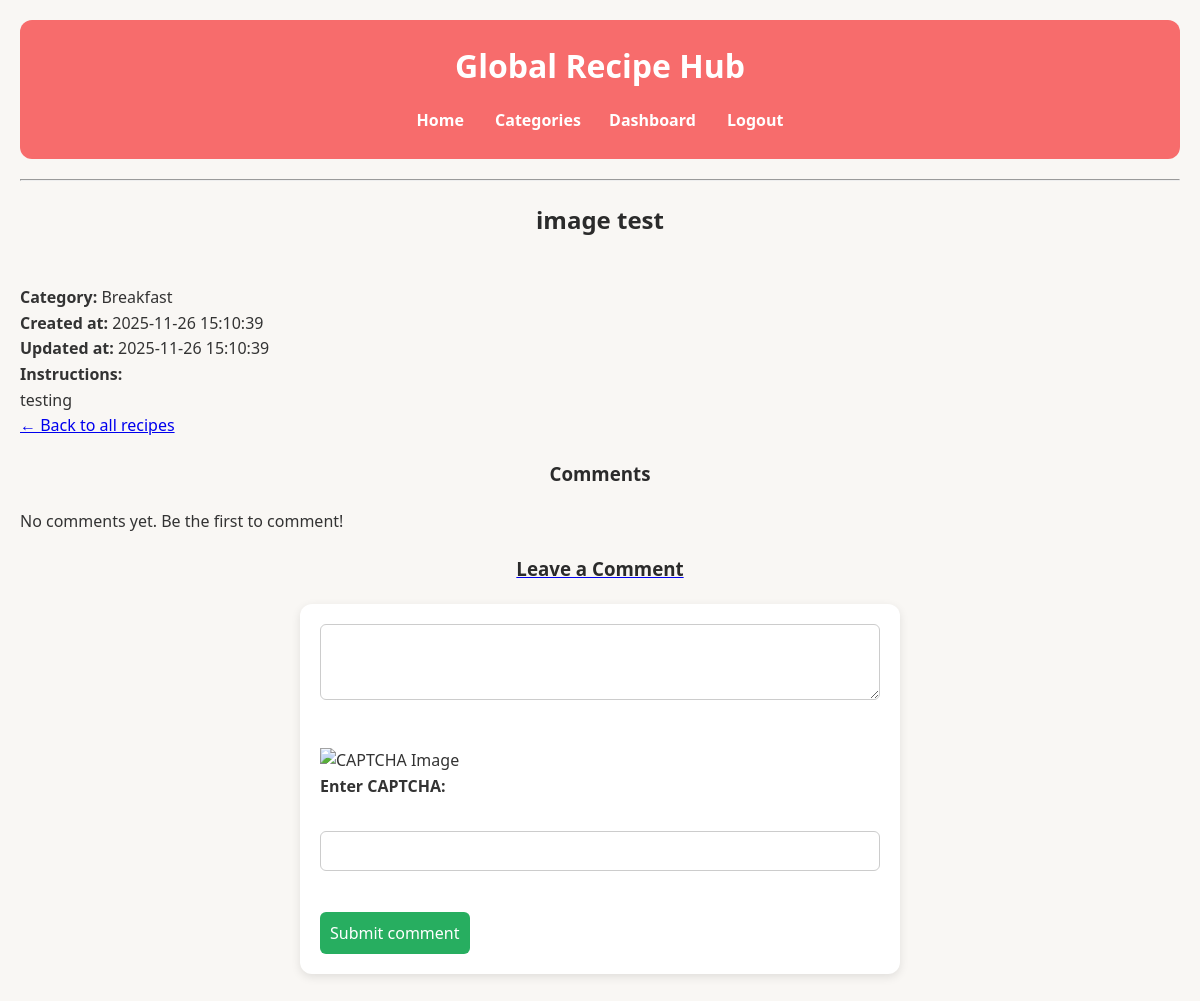
Screenshot of /post.php?id=1662 (signed in) with the database file from the repository.
### tables this page shows
CREATE TABLE `meals` (
  `meal_id` int(11) NOT NULL,
  `meal_name` varchar(255) NOT NULL,
  `category_id` int(11) DEFAULT NULL,
  `region` varchar(100) DEFAULT NULL,
  `instructions` text DEFAULT NULL,
  `image_url` varchar(300) DEFAULT NULL,
  `created_at` timestamp NOT NULL DEFAULT current_timestamp() ON UPDATE current_timestamp(),
  `updated_at` timestamp NOT NULL DEFAULT current_timestamp()
);

CREATE TABLE `categories` (
  `category_id` int(11) NOT NULL,
  `category_name` varchar(50) NOT NULL,
  `description` varchar(300) NOT NULL
);

### post.php (the view, shortened to what this page needs)
<?php
include 'header.php';
require 'connect.php';
$id = $_GET['id'] ?? null;
?>
<?php
$statement = $db->prepare("SELECT meals.*, categories.category_name AS category
FROM meals JOIN categories ON meals.category_id = categories.category_id WHERE meals.meal_id = ?");
$statement->execute([$id]); $recipe = $statement->fetch(PDO::FETCH_ASSOC);
?>
<h2><?= htmlspecialchars($recipe['meal_name']) ?></h2> <img src="<?= htmlspecialchars($recipe['image_url']) ?>" width="300">
<p><strong>Category:</strong> <?= htmlspecialchars($recipe['category']) ?></p>
<p><strong>Created at:</strong> <?= htmlspecialchars($recipe['created_at']) ?></p>
<p><strong>Updated at:</strong> <?= htmlspecialchars($recipe['updated_at']) ?></p>
<p><strong>Instructions:</strong></p> <p><?= nl2br(htmlspecialchars($recipe['instructions'])) ?></p>
<a href="index.php">← Back to all recipes</a>
<h3>Comments</h3>
<?php $comments = $db->prepare("SELECT users.username, comments.comment
FROM comments JOIN users ON comments.user_id = users.user_id WHERE comments.meal_id = ?
ORDER BY comments.comment_id DESC ");
$comments->execute([$id]);
$all_comments = $comments->fetchAll(PDO::FETCH_ASSOC);
if ($all_comments) {
     foreach ($all_comments as $row) {
        echo "<p><strong>" . htmlspecialchars($row['username']) . ":</strong> " . htmlspecialchars($row['comment']) . "</p>";
    }
         }
else {
    echo "<p>No comments yet. Be the first to comment!</p>";
    } ?>
    <a href="#leave-comment"><h3>Leave a Comment</h3></a>
<?php if (!isset($_SESSION['user_id'])): ?>
    <p style="color:red;">
        You must <a href="login.php?return=post.php?id=<?= urlencode($id) ?>">log in</a> to leave a comment.
    </p>
<?php else: ?>
    <form method="POST">
        <textarea name="comment" rows="3" cols="50" required><?= htmlspecialchars($_POST['comment'] ?? '') ?></textarea>
        <br><br>
        <img src="captcha.php" alt="CAPTCHA Image"><br>
        <label>Enter CAPTCHA:</label><br>
        <input type="text" name="captcha" required>
        <br><br>
        <button type="submit">Submit comment</button>
    </form>
<?php endif; ?>

### main.css (style rules this page uses)
* { box-sizing: border-box; margin: 0; padding: 0; font-family: "Segoe UI", Tahoma, Geneva, Verdana, sans-serif; }
body { background-color: #f9f7f4; color: #333; line-height: 1.6; padding: 20px; }
h2, h3 { text-align: center; margin: 20px 0; color: #2b2b2b; }
form { background-color: #fff; padding: 20px; border-radius: 12px; width: 80%; max-width: 600px; margin: 20px auto; box-shadow: 0 3px 10px rgba(0,0,0,0.1); }
form label { font-weight: bold; margin-bottom: 6px; display: block; }
form input[type="text"], form input[type="email"], form input[type="password"], form select, form textarea { width: 100%; padding: 10px; border-radius: 6px; border: 1px solid #ccc; margin-bottom: 15px; }
form button { background-color: #27ae60; color: #fff; padding: 10px 10px; border: none; border-radius: 6px; cursor: pointer; font-size: 1rem; transition: 0.3s; }

### rows the page displays
meals: meal_name "image test", category.category_name "Breakfast", created_at "2025-11-26 15:10:39", updated_at "2025-11-26 15:10:39", instructions "testing"
